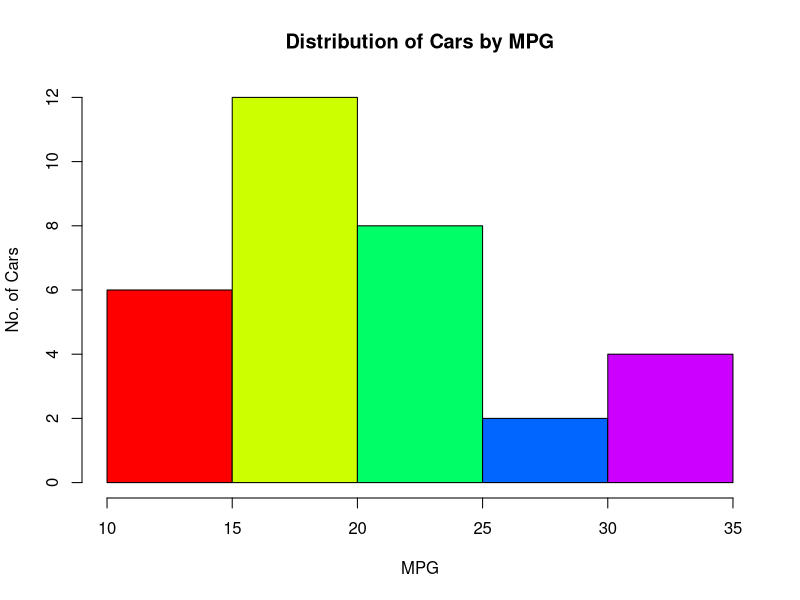
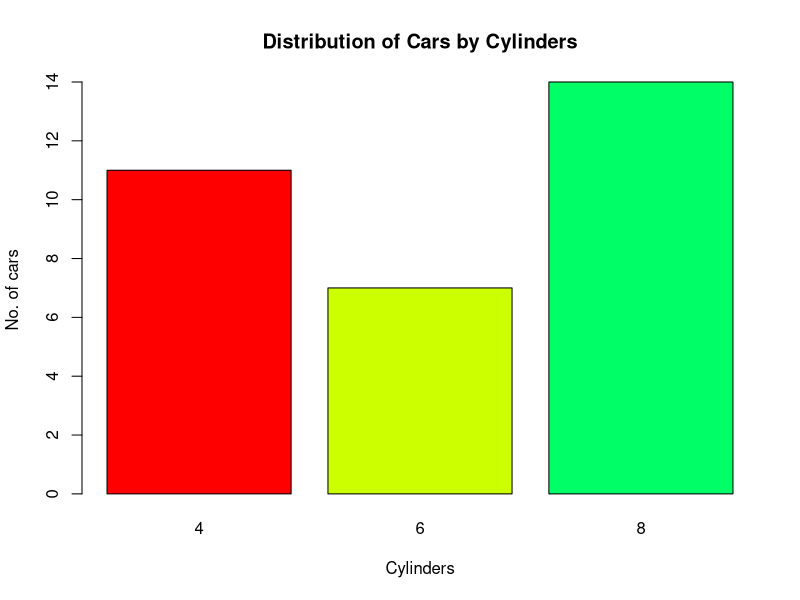
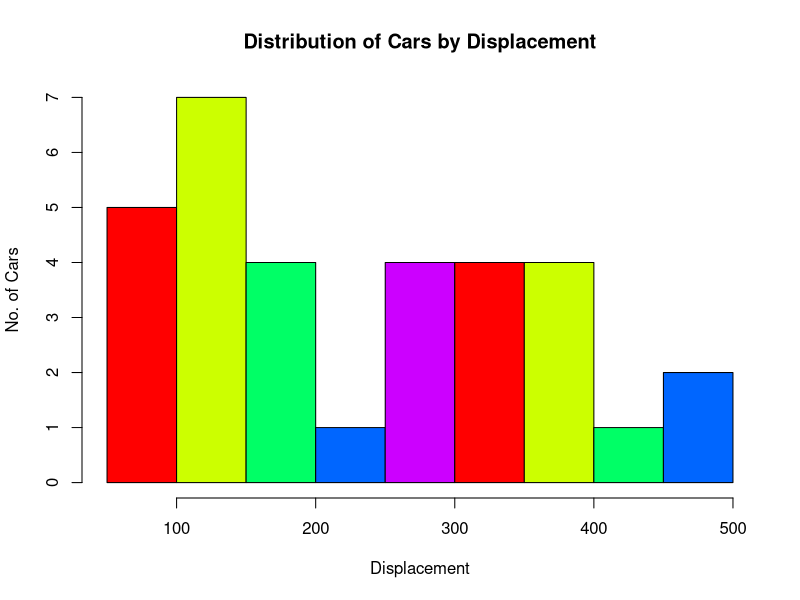
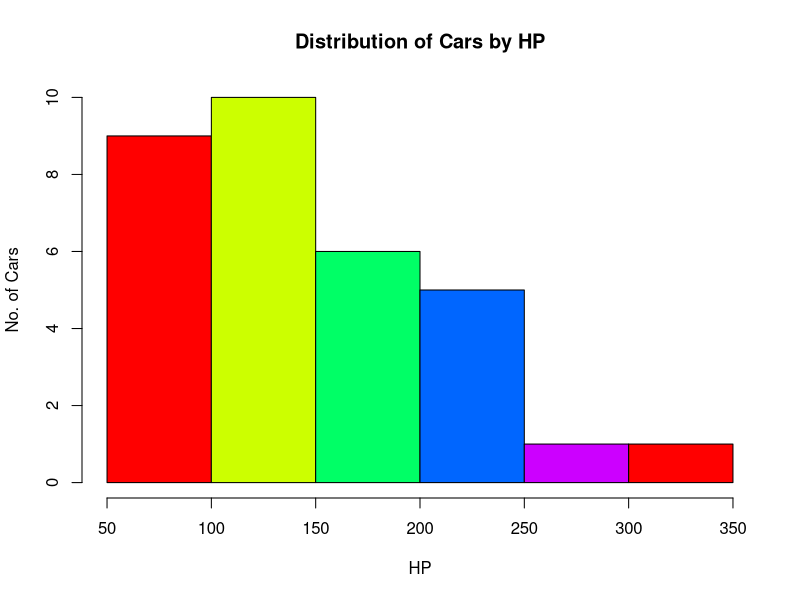
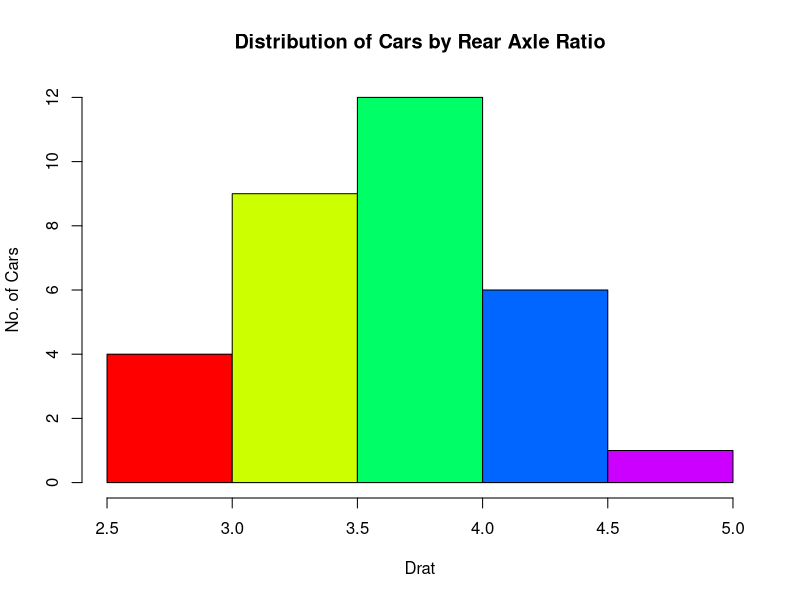
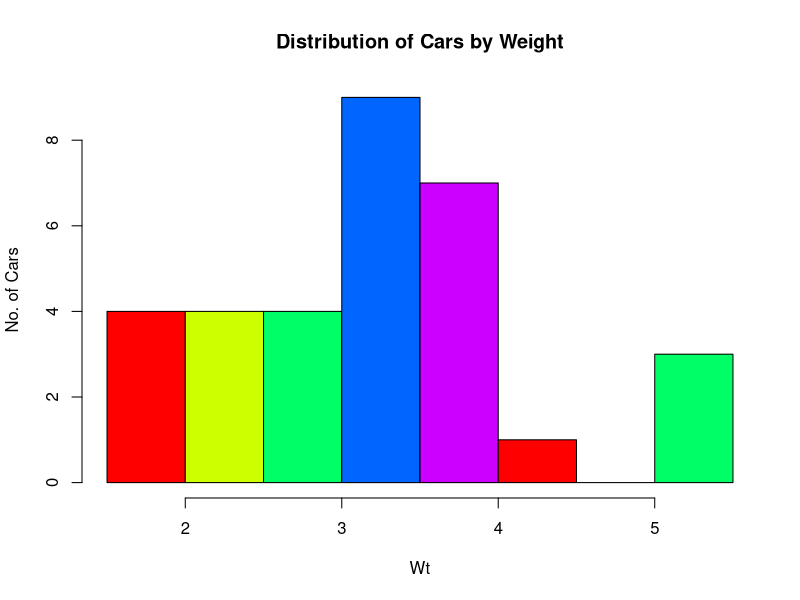
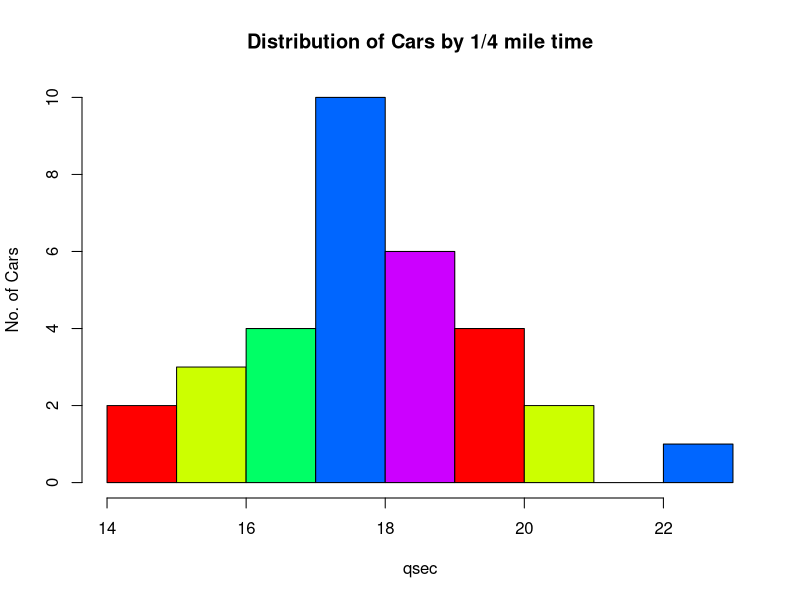
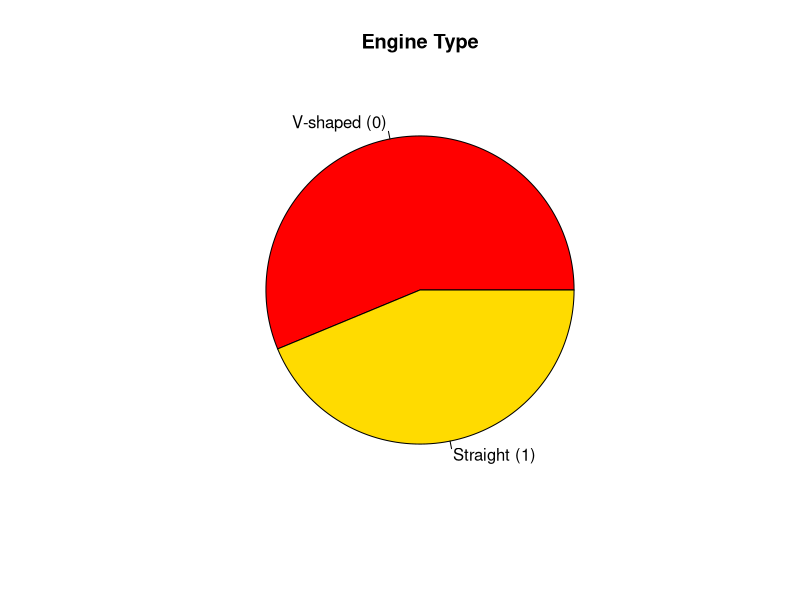

Write the R code that produced these figures, in order.
require(datasets)
require(dplyr)

# 1. Loading Data
data('mtcars')

# Discovering the dataset
str(mtcars)     # No. of Observations & No. of Variables & Values of each column
names(mtcars)   # Dataset Keys
head(mtcars)    # Head of the dataset
tail(mtcars)    # Tail of the dataset
summary(mtcars) # Statistics of each column.


# 2. Extracting Information
# Display the head of each type of transmission -manual and automatic- separately.
print(head(dplyr::filter(mtcars, am == 1)))   # Manual Transmission
print(head(dplyr::filter(mtcars, am == 0)))   # Automatic Transmission

# Display the top 10 cars according to: Displacement, hp & drat.
# Method 1: Using order from base
sorted1 = head(mtcars[with(mtcars, order(-disp, -hp, -drat)),], 10)

# Method 2: By using arrange from dplyr
sorted2 = head(arrange(mtcars, desc(disp), desc(hp), desc(drat)), 10)

# Display cars whose mpg is above average only.
average_mpg = sum(mtcars['mpg']) / nrow(mtcars['mpg'])
print(filter(mtcars, mpg > average_mpg))

# Chart Representations
# mpg   -> Histogram
hist(mtcars$mpg, main='Distribution of Cars by MPG', xlab='MPG', ylab='No. of Cars',
     col=rainbow(5))
# cyl   -> Bar Plot
barplot(table(mtcars$cyl), xlab='Cylinders', ylab='No. of cars', 
        main='Distribution of Cars by Cylinders', col=rainbow(5))
# disp  -> Histogram
hist(mtcars$disp, main='Distribution of Cars by Displacement', xlab='Displacement',
     ylab='No. of Cars', col=rainbow(5))
# hp    -> Histogram
hist(mtcars$hp, main='Distribution of Cars by HP', xlab='HP',
     ylab='No. of Cars', col=rainbow(5))
# drat  -> Histogram
hist(mtcars$drat, main='Distribution of Cars by Rear Axle Ratio', xlab='Drat',
     ylab='No. of Cars', col=rainbow(5))
# wt    -> Histogram
hist(mtcars$wt, main='Distribution of Cars by Weight', xlab='Wt',
     ylab='No. of Cars', col=rainbow(5))
# qsec  -> Histogram
hist(mtcars$qsec, main='Distribution of Cars by 1/4 mile time', xlab='qsec',
     ylab='No. of Cars', col=rainbow(5))
# vs    -> Pie Chart
pie(table(mtcars$vs), main='Engine Type', labels=c('V-shaped (0)', 'Straight (1)'), col=rainbow(7))
# am    -> Pie Chart
pie(table(mtcars$am), main='Transmission', labels=c('Automatic (0)', 'Manual (1)'), col=rainbow(7))
# gear  -> Pie Chart
pie(table(mtcars$gear), main='Distribution of Cars by # of gears', col=rainbow(7))
# carb  -> Bar Plot
barplot(table(mtcars$carb), xlab='Number of Carburetors', ylab='No. of cars', 
        main='Distribution of Cars by Carburetors', col=rainbow(5))


# boxplot(x, data, notch, varwidth, names, main)
# Plot the boxplots for the following features: disp, hp and qsec.
boxplot(mtcars$disp, data=mtcars, main='Boxplot of Displacement')
boxplot(mtcars$hp, data=mtcars, main='Boxplot of Horse Power')
boxplot(mtcars$qsec, data=mtcars, main='Boxplot of 1/4 mile time (qsec)')
# Extract the 3 main percentiles.
# What can you deduce?




# 3. Distributions
# A.
mean = mean(mtcars$wt)
std_dev = sd(mtcars$wt)
Probability = 1 - pnorm(3.4, mean=mean, sd=std_dev)
print(Probability * 100)



# 5. Bonus
# A. 
for (i in 1:ncol(mtcars)) {
  qqnorm(mtcars[,i])
}
